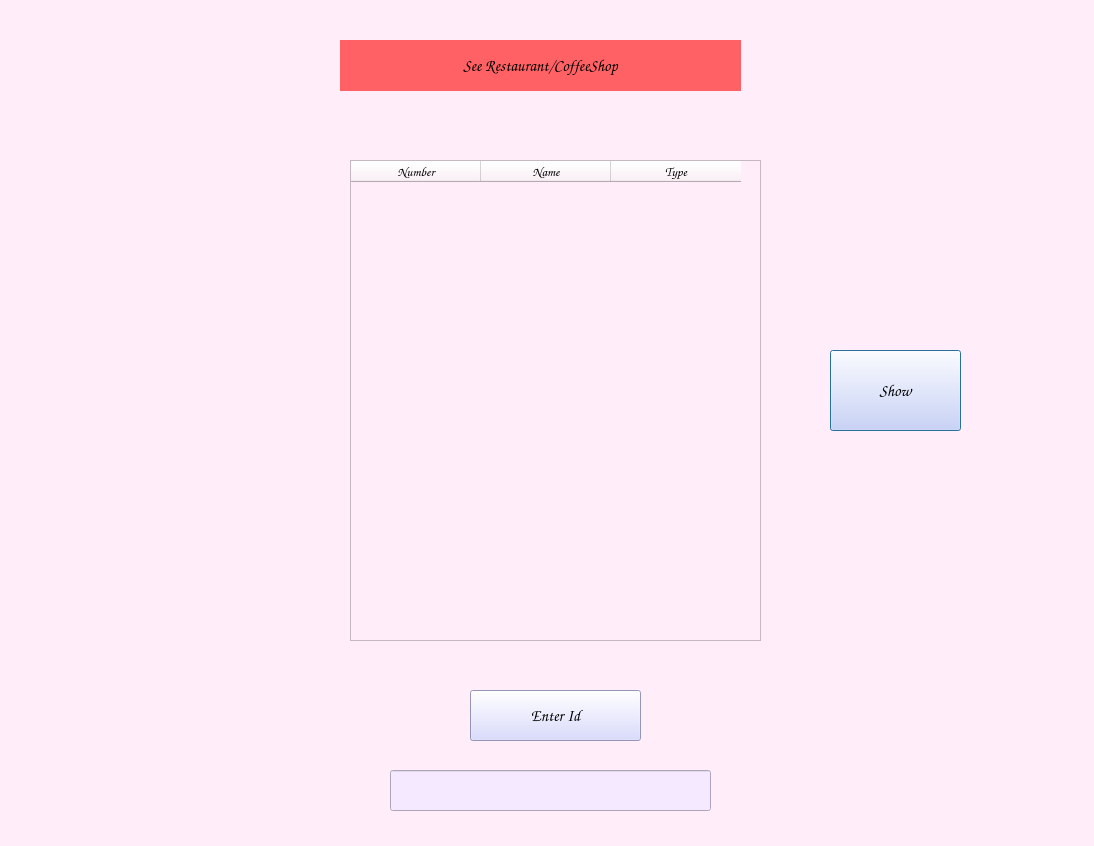
<?xml version="1.0" encoding="UTF-8"?>
<ui version="4.0">
 <class>See_Rest_window</class>
 <widget class="QDialog" name="See_Rest_window">
  <property name="geometry">
   <rect>
    <x>0</x>
    <y>0</y>
    <width>1094</width>
    <height>846</height>
   </rect>
  </property>
  <property name="cursor">
   <cursorShape>ClosedHandCursor</cursorShape>
  </property>
  <property name="windowTitle">
   <string>See Restaurant</string>
  </property>
  <property name="styleSheet">
   <string notr="true">background-color: rgb(255, 238, 249);</string>
  </property>
  <widget class="QLabel" name="See_Rest_L">
   <property name="geometry">
    <rect>
     <x>340</x>
     <y>40</y>
     <width>401</width>
     <height>51</height>
    </rect>
   </property>
   <property name="font">
    <font>
     <family>Comic Sans MS</family>
     <pointsize>12</pointsize>
     <weight>75</weight>
     <bold>true</bold>
    </font>
   </property>
   <property name="cursor">
    <cursorShape>ClosedHandCursor</cursorShape>
   </property>
   <property name="styleSheet">
    <string notr="true">background-color: rgb(255, 97, 100);</string>
   </property>
   <property name="text">
    <string>See Restaurant/CoffeeShop</string>
   </property>
   <property name="alignment">
    <set>Qt::AlignCenter</set>
   </property>
   <property name="margin">
    <number>1</number>
   </property>
  </widget>
  <widget class="QPushButton" name="See_Rest_B">
   <property name="geometry">
    <rect>
     <x>830</x>
     <y>350</y>
     <width>131</width>
     <height>81</height>
    </rect>
   </property>
   <property name="font">
    <font>
     <family>Comic Sans MS</family>
     <pointsize>12</pointsize>
     <weight>75</weight>
     <bold>true</bold>
    </font>
   </property>
   <property name="cursor">
    <cursorShape>PointingHandCursor</cursorShape>
   </property>
   <property name="styleSheet">
    <string notr="true">background-color: rgb(208, 209, 255);</string>
   </property>
   <property name="text">
    <string>Show</string>
   </property>
  </widget>
  <widget class="QTableWidget" name="See_Rest_TableWidget">
   <property name="geometry">
    <rect>
     <x>350</x>
     <y>160</y>
     <width>411</width>
     <height>481</height>
    </rect>
   </property>
   <property name="cursor" stdset="0">
    <cursorShape>PointingHandCursor</cursorShape>
   </property>
   <attribute name="horizontalHeaderDefaultSectionSize">
    <number>130</number>
   </attribute>
   <column>
    <property name="text">
     <string>Number</string>
    </property>
    <property name="font">
     <font>
      <family>Comic Sans MS</family>
      <pointsize>10</pointsize>
      <weight>75</weight>
      <bold>true</bold>
     </font>
    </property>
    <property name="textAlignment">
     <set>AlignCenter</set>
    </property>
    <property name="background">
     <color>
      <red>120</red>
      <green>105</green>
      <blue>110</blue>
     </color>
    </property>
    <property name="foreground">
     <brush brushstyle="SolidPattern">
      <color alpha="255">
       <red>0</red>
       <green>0</green>
       <blue>0</blue>
      </color>
     </brush>
    </property>
   </column>
   <column>
    <property name="text">
     <string>Name</string>
    </property>
    <property name="font">
     <font>
      <family>Comic Sans MS</family>
      <pointsize>10</pointsize>
      <weight>75</weight>
      <bold>true</bold>
     </font>
    </property>
    <property name="textAlignment">
     <set>AlignCenter</set>
    </property>
   </column>
   <column>
    <property name="text">
     <string>Type</string>
    </property>
    <property name="font">
     <font>
      <family>Comic Sans MS</family>
      <pointsize>10</pointsize>
      <weight>75</weight>
      <bold>true</bold>
     </font>
    </property>
    <property name="textAlignment">
     <set>AlignCenter</set>
    </property>
   </column>
  </widget>
  <widget class="QLineEdit" name="See_Rest_Enter_Rest_Id_LE">
   <property name="geometry">
    <rect>
     <x>390</x>
     <y>770</y>
     <width>321</width>
     <height>41</height>
    </rect>
   </property>
   <property name="font">
    <font>
     <family>Comic Sans MS</family>
     <pointsize>12</pointsize>
     <weight>75</weight>
     <bold>true</bold>
    </font>
   </property>
   <property name="cursor">
    <cursorShape>PointingHandCursor</cursorShape>
   </property>
   <property name="styleSheet">
    <string notr="true">background-color: rgb(244, 233, 255);</string>
   </property>
  </widget>
  <widget class="QPushButton" name="See_Rest__Enter_Id_PB">
   <property name="geometry">
    <rect>
     <x>470</x>
     <y>690</y>
     <width>171</width>
     <height>51</height>
    </rect>
   </property>
   <property name="font">
    <font>
     <family>Comic Sans MS</family>
     <pointsize>12</pointsize>
     <weight>75</weight>
     <bold>true</bold>
    </font>
   </property>
   <property name="cursor">
    <cursorShape>PointingHandCursor</cursorShape>
   </property>
   <property name="styleSheet">
    <string notr="true">background-color: rgb(208, 209, 255);</string>
   </property>
   <property name="text">
    <string>Enter Id</string>
   </property>
  </widget>
 </widget>
 <resources/>
 <connections/>
</ui>
